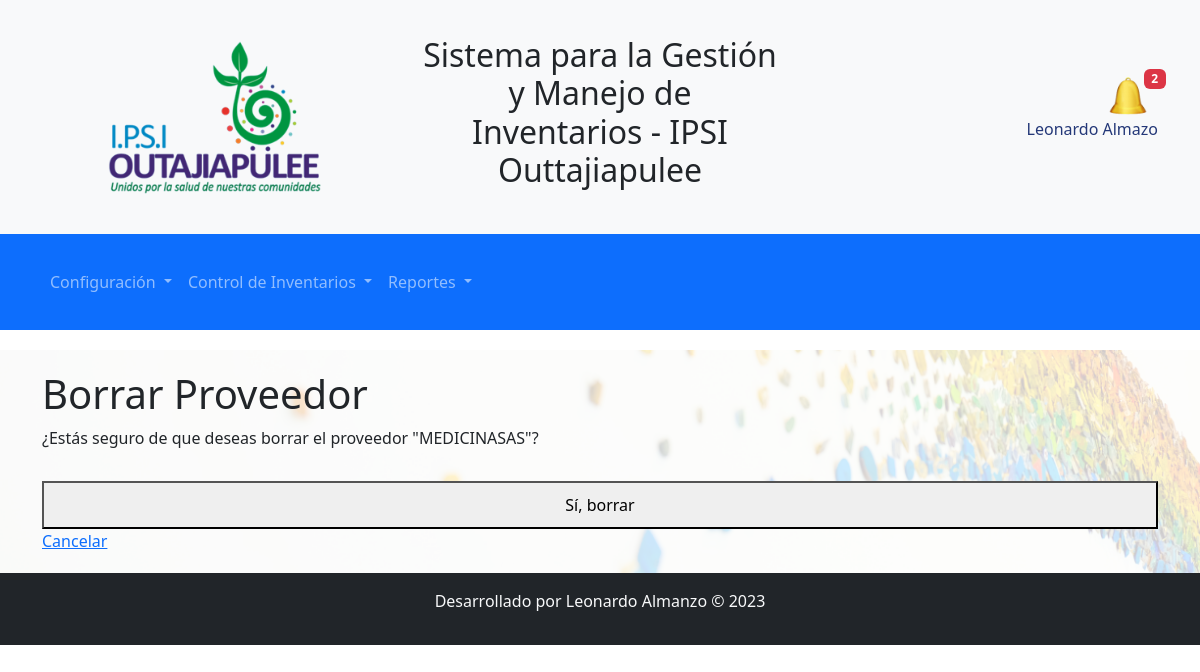
Screenshot of /accounts/borrar_proveedor/PRO0001/ (signed in) with the database file from the repository.
### sistema_registro/models.py (models this page shows)
class Usuario(AbstractUser):
    estado = models.BooleanField(default=True)

### control_inventarios/models.py (models this page shows, shortened)
class Proveedor(models.Model):
    id_proveedor = models.CharField(primary_key=True, max_length=13, unique=True)
    nombre = models.CharField(max_length=255)
    direccion = models.CharField(max_length=255)
    telefono = models.CharField(max_length=20)

### control_inventarios/views.py (the view)
# urls.py: path('borrar_proveedor/<str:id_proveedor>/', views.borrar_proveedor, name='borrar_proveedor'),
def borrar_proveedor(request, id_proveedor):
    proveedor = get_object_or_404(Proveedor, id_proveedor=id_proveedor)
    if request.method == 'POST':
        proveedor.delete()
        return redirect('listar_proveedores')
    return render(request, 'control_inventarios/borrar_proveedor.html', {'proveedor': proveedor})

### control_inventarios/templates/control_inventarios/borrar_proveedor.html (shortened to what this page needs)
{% extends "base.html" %}
{% block content %}
  <h1>Borrar Proveedor</h1>
  <p>¿Estás seguro de que deseas borrar el proveedor "{{ proveedor.nombre }}"?</p>
  <form method="post" action="{% url 'borrar_proveedor' id_proveedor=proveedor.id_proveedor %}">
    <button type="submit">Sí, borrar</button>
  </form>
  <a href="{% url 'listar_proveedores' %}">Cancelar</a>
{% endblock %}

### sistema_registro/templates/base.html (shortened to what this page needs)
<!DOCTYPE html>
<html lang="es">
<head>
    {% load static %}
    <link rel="stylesheet" type="text/css" href="{% static 'css/styles.css' %}">
    <link rel="stylesheet" type="text/css" href="{% static 'css/notificaciones.css' %}">
    <link href="https://cdn.jsdelivr.net/npm/bootstrap@5.3.2/dist/css/bootstrap.min.css" rel="stylesheet">
</head>
<body>
<header class="header-container bg-light py-3">
    <div class="container">
        <div class="row align-items-center">
            <div class="col-lg-4 col-md-4 col-sm-12">
                <img src="{% static 'img/logo.png' %}" alt="Logo de IPSI" class="logo">
            </div>
            <div class="col-lg-4 col-md-4 col-sm-12 text-center">
                <h2 class="text-dark">Sistema para la Gestión y Manejo de Inventarios - IPSI Outtajiapulee</h2>
            </div>
            {% block notificaciones %}
            <div class="col-lg-4 col-md-4 col-sm-12 text-end">
                <div class="notification-section">
                    <div class="notification-icon" id="notification-icon">
                        <span class="badge bg-danger" id="notification-count">0</span>
                        <img src="{% static 'img/notifications.ico' %}" alt="Notificaciones" width="40px">
                    </div>
                    {% if request.user.is_authenticated %}
                        <p>{{ request.user.first_name }} {{ request.user.last_name }}</p>
                    {% endif %}
                </div>
            </div>
            {% endblock %}
        </div>
    </div>
</header>
{% block navbar %}
<nav class="navbar navbar-expand-lg navbar-dark bg-primary">
    <div class="container">
        <div class="collapse navbar-collapse" id="navbarNav">
            <ul class="navbar-nav">
                <li class="nav-item dropdown">
                    <a class="nav-link dropdown-toggle" href="#" id="menuConfiguracion" role="button" data-bs-toggle="dropdown" aria-haspopup="true" aria-expanded="false">
                        Configuración
                    </a>
                </li>
                <li class="nav-item dropdown">
                    <a class="nav-link dropdown-toggle" href="#" id="menuControlInventarios" role="button" data-bs-toggle="dropdown" aria-haspopup="true" aria-expanded="false">
                        Control de Inventarios
                    </a>
                </li>
                <li class="nav-item dropdown">
                    <a class="nav-link dropdown-toggle" href="#" id="menuReportes" role="button" data-bs-toggle="dropdown" aria-haspopup="true" aria-expanded="false">
                        Reportes
                    </a>
                </li>
            </ul>
        </div>
    </div>
</nav>
{% endblock %}
<main>
    <div class="container">
        {% block content %}
        {% endblock %}
    </div>
</main>
<footer class="bg-dark text-light text-center py-3">
    <p>Desarrollado por Leonardo Almanzo &copy; 2023</p>
</footer>
</body>
</html>

### static/css/styles.css (style rules this page uses)
body { font-family: 'Roboto', sans-serif; background-color: #f8f9fa; }
.container { max-width: 100%; margin: 0 auto; padding: 20px; }
header { background-color: #C4C554; color: #243878; padding: 20px 0; display: flex; justify-content: space-between; align-items: center; }
header h2 { text-align: center; }
header .container { text-align: center; }
header img { margin-right: 10px; }
.navbar { margin-bottom: 20px; }
footer { background-color: #4C3850; color: #fff; padding: 10px 0; text-align: center; }
.logo { max-width: 60%; height: auto; }
main { position: relative; }
main::before { content: ""; background-image: url('../../static/img/fondo1.jpg'); background-size: cover; background-position: center center; background-attachment: fixed; opacity: 0.2; position: absolute; top: 0; left: 0; width: 100%; height: 100%; z-index: -1; }
form button { width: 100%; padding: 10px; margin-top: 15px; }
main { display: flex; justify-content: center; align-items: center; height: auto; }

### static/css/notificaciones.css (style rules this page uses)
.notification-section { position: relative; }
.notification-icon { position: relative; cursor: pointer; }
.badge { position: absolute; top: -8px; right: -8px; background-color: red; color: white; border-radius: 50%; padding: 5px 8px; }

### rows the page displays
Usuario: user.first_name "Leonardo", user.last_name "Almazo"
Proveedor: nombre "MEDICINASAS"
